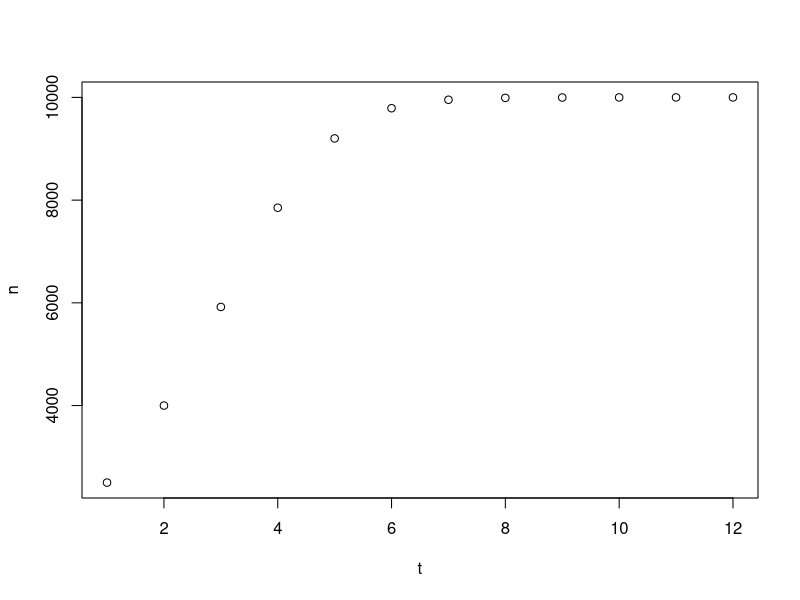

The R source for this figure:
#lab step 1 - write a "for loop" that prints the word "hi" to the console 10 times
for ( i in seq(1, 10) ) {print("hi")}
  
#lab step 2 - write a loop that prints Tim's total amount of money each week for 8 weeks
StartMoney <- 10
allowance <- 5
GumMoney <- 1.34 * 2
weeks <- seq(from = 1, to = 8, by = 1)
AllowanceAfterGum <- allowance - GumMoney
AllowanceTotal <- length(weeks)
savings <- rep(0, AllowanceTotal)
for ( i in 1:AllowanceTotal) {
  (savings[i] <- StartMoney + (AllowanceAfterGum * weeks[i]))
}
print(savings)

#lab step 3 - find expected population size for next 7 years
Pop <- 2000
Shrink <- .05
for ( i in seq(1, 7)) {
  Pop <- Pop - (Pop * Shrink)
  print(Pop)
}

#lab step 4 - predict the value of n[12]
#formula : n[t] = n[t-1] + ( r * n[t-1] * (K - n[t-1]) / K)
t <- 1
#time
K <- 10000
#carrying capacity
r <- 0.8
#growth rate
n <- rep(2500, 12)

#predict n[12]
for ( t in 2:12) {
  n[t] <- n [t - 1] + ( r * n [t - 1] * (K - n [t - 1]) / K)
}
print(n)

#lab step 5a
step5a <- rep(0, 18)
print(step5a)

#lab step 5b
value <- 3
for ( i in seq(1, 18) ) {
 (step5a[i] <- value * i ) 
}
print(step5a)

#lab step 5c
step5c <- rep(0, 18)
#replace the first index position in the vector step5c to equal 1
step5c[1] <- 1
print(step5c)

#lab step 5d
for ( i in 2:length(step5c)) {
  step5c[i] <- 1 + (2 * step5c[i - 1])
}
print(step5c)

#lab step 6 - Fibonacci sequence
F <- rep(0, 20)
F[2] <- 1
#make a vector of the first 20 numbers where the first number is 0
for (r in 3:length(F)) {
  F[r] <- F[r - 2] + F[r - 1]
}
print(F)

#lab step 7 - redo lab step 4 
#step 4 is on lines 25-39
#create a time vector
t <- 1:12
#create a plot with time and abundance (t,n)
plot(t, n)
#shows abundance as it reaches K